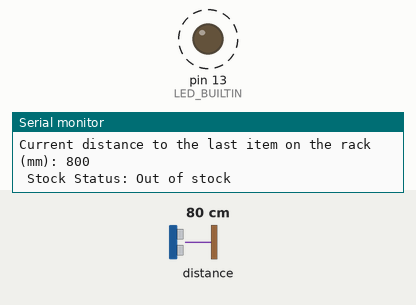
Simulated run of this sketch. Board: Arduino Uno, built with avr-gcc and run on an emulated ATmega328P. Parts: output pins drawn as LEDs (lit = HIGH), the last lines printed to the serial monitor. Dashed ring = blinking. The test bench sets the inputs (shaded band); at power-on: distance to the obstacle 80 cm.

Above: at 2.3 s.
2.4 s: distance to the obstacle set to 49 cm
5.9 s: distance to the obstacle set to 41 cm
At 6.4 s:
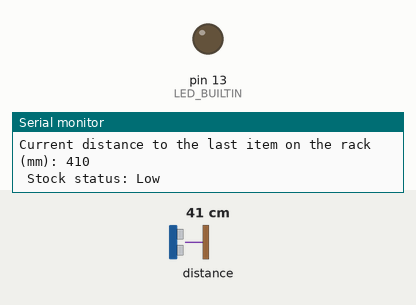
8.9 s: distance to the obstacle set to 60 cm
At 9.81 s:
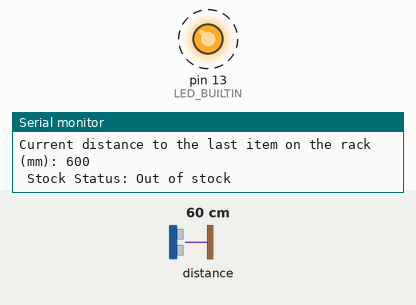
14.0 s: distance to the obstacle set to 35 cm
At 14.5 s:
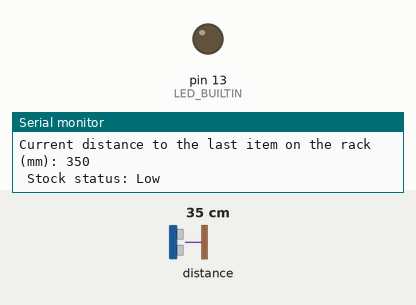
Timing chart, 0 to 17.0 s (numbered marks = the images above; inputs shaded):
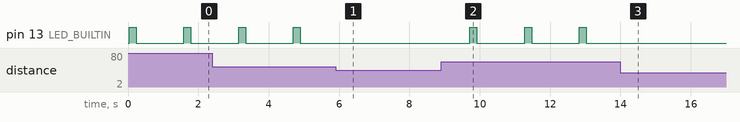

The sketch:

SensorCode.ino
```cpp
/*
 * Ports from Sensor --> ESP8266
 * Sensor's port = ESP8266's port
 *           VIN = 5V
 *           GND = GND
 *           SDA = 2
 *           SCL = 14
*/

#include "Adafruit_VL53L0X.h"

// References from library
Adafruit_VL53L0X sensor = Adafruit_VL53L0X();
VL53L0X_RangingMeasurementData_t measure;

// Create some distance variables
unsigned long current_distance;
const unsigned int HIGH_DIST = 130;
const unsigned int MED_DIST = 270;
const unsigned int LOW_DIST = 440; // Anything over 440 mm is "out of stock"

// Create an enum for state of the rack
enum state
{
  High_State,   // High on stock
  Medium_State, // Medium on stock
  Low_State,    // Low on stock
  Out_State    // Out of stock
};

enum state rackState;

void setup()
{
  Serial.begin(115200);

  // initialize digital pin LED_BUILTIN as an output.
  pinMode(LED_BUILTIN, OUTPUT);

  // wait until serial port opens for native USB devices
  while (!Serial)
  {
    delay(1);
  }

  Serial.println("Adafruit VL53L0X test");

  if (!sensor.begin())
  {
    Serial.println(F("Failed to boot VL53L0X"));
    while(1);
  }

  // power
  Serial.println(F("VL53L0X API Simple Ranging example\n\n"));
}


void loop()
{
  measuring();
  delay(500);
}

void measuring()
{
  // Getting data from the sensor
  sensor.rangingTest(&measure, false);  // pass in 'true' to get debug data printout!

  if (measure.RangeStatus != 4)
  {  // phase failures have incorrect data
    Serial.print("Current distance to the last item on the rack (mm): ");
    Serial.println(measure.RangeMilliMeter);
    current_distance = measure.RangeMilliMeter;

    //starting the infinite measuring loop
    checkStatus();
    delay(500);
  }
  else
  {
    Serial.println(" out of range ");
  }

  // Wait at least 60ms before next measurement
  delay(60);
}

void checkStatus()
{
  if(current_distance <= HIGH_DIST)
  {
      Serial.println(" Stock status: High ");
      rackState = High_State;

      // Wait at least 60ms before next measurement
      delay(60);
  }
  else if (current_distance <= MED_DIST & current_distance > HIGH_DIST)
  {
      Serial.println(" Stock status: Med ");
      rackState = Medium_State;

      // Wait at least 60ms before next measurement
      delay(60);
  }
  else if (current_distance <= LOW_DIST & current_distance > MED_DIST)
  {
      Serial.println(" Stock status: Low ");
      rackState = Low_State;

      // Wait at least 60ms before next measurement
      delay(60);
  }
  else
  {
      Serial.println(" Stock Status: Out of stock ");
      digitalWrite(LED_BUILTIN, HIGH); // turn the LED on (HIGH is the voltage level)
      delay(200);                      // wait for a second
      digitalWrite(LED_BUILTIN, LOW);  // turn the LED off by making the voltage LOW
      delay(200);                      // wait for a second
      rackState = Out_State;

      // Wait at least 60ms before next measurement
      delay(60);
  }
}
```

Measured:
- the behaviour switches between 45 and 44 cm on distance to the obstacle (found by bisection; images 0 and 1)
- after the input at 5.9 s, pin 13 (LED_BUILTIN): stops changing and stays LOW
- after the input at 8.9 s, pin 13 (LED_BUILTIN): alternates HIGH for 0.20 s and LOW for 1.4 s, starting after 0.82 s
- after the input at 14.0 s, pin 13 (LED_BUILTIN): stops changing and stays LOW
- by itself, pin 13 (LED_BUILTIN): alternates HIGH for 0.20 s and LOW for 1.4 s
